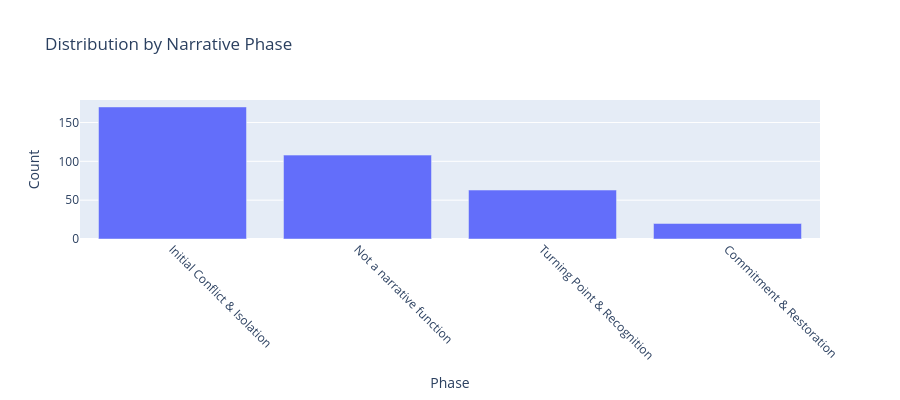

The code cell stored with this chart in its notebook:
### Code cell
# Phase distribution visualization
phase_counts = df["radway_phase_name"].value_counts()
fig = px.bar(
    x=phase_counts.index,
    y=phase_counts.values,
    title="Distribution by Narrative Phase",
    labels={"x": "Phase", "y": "Count"},
    height=400
)
fig.update_xaxes(tickangle=45)
fig.show()

### Figure 1 — Plotly figure (JSON) as saved in the notebook; plotly's stock layout.template omitted (floating-point values rounded to 4 significant figures)
{"data": [{"hovertemplate": "Phase=%{x}<br>Count=%{y}<extra></extra>", "legendgroup": "", "marker": {"color": "#636efa", "pattern": {"shape": ""}}, "name": "", "orientation": "v", "showlegend": false, "textposition": "auto", "type": "bar", "x": ["Initial Conflict & Isolation", "Not a narrative function", "Turning Point & Recognition", "Commitment & Restoration"], "xaxis": "x", "y": [170, 108, 63, 20], "yaxis": "y"}], "layout": {"barmode": "relative", "height": 400, "legend": {"tracegroupgap": 0}, "title": {"text": "Distribution by Narrative Phase"}, "xaxis": {"anchor": "y", "domain": [0, 1], "tickangle": 45, "title": {"text": "Phase"}}, "yaxis": {"anchor": "x", "domain": [0, 1], "title": {"text": "Count"}}}}
